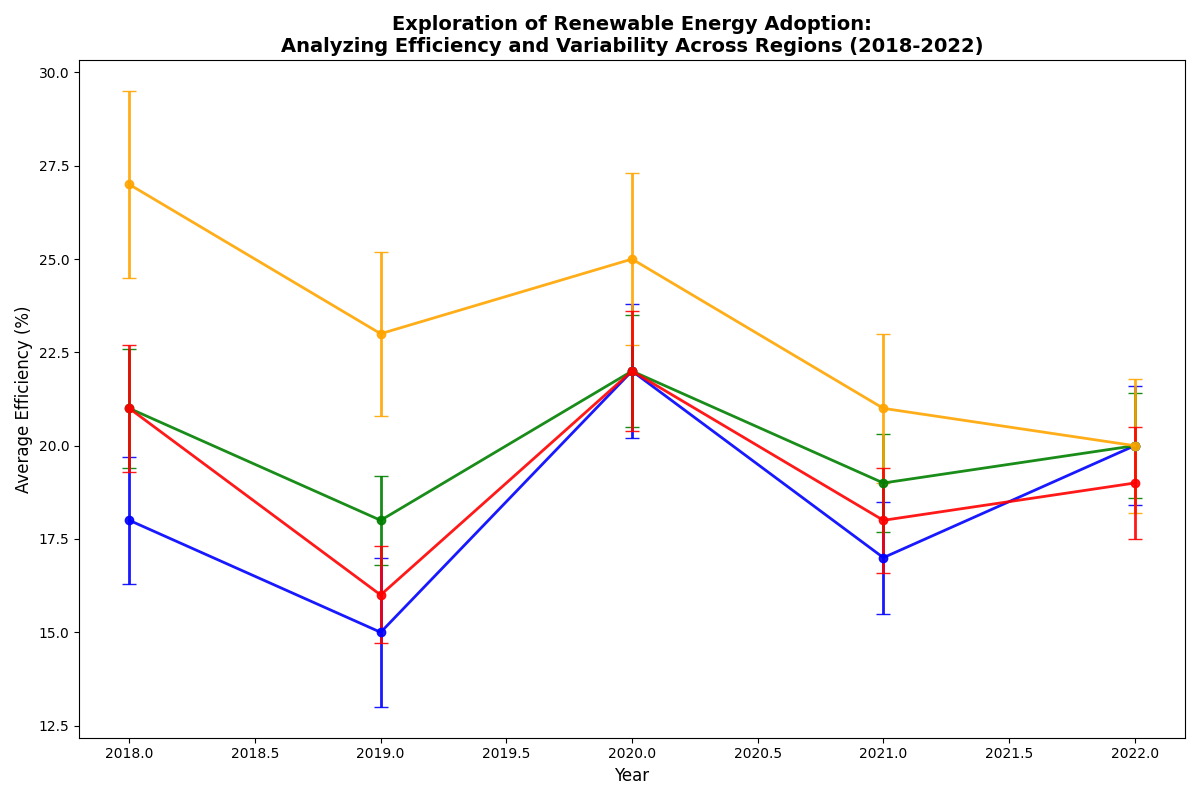

Here is the Python script that generated this plot:
import matplotlib.pyplot as plt
import numpy as np

years = np.array([2018, 2019, 2020, 2021, 2022])
regions = ["Northern Region", "Coastal Region", "Desert Region", "Urban Region"]

efficiency = np.array([
    [18, 15, 22, 17, 20],
    [21, 18, 22, 19, 20],
    [27, 23, 25, 21, 20],
    [21, 16, 22, 18, 19]
])

variability = np.array([
    [1.7, 2.0, 1.8, 1.5, 1.6],
    [1.6, 1.2, 1.5, 1.3, 1.4],
    [2.5, 2.2, 2.3, 2.0, 1.8],
    [1.7, 1.3, 1.6, 1.4, 1.5]
])

fig, ax = plt.subplots(figsize=(12, 8))
colors = ['blue', 'green', 'orange', 'red']

for i, region in enumerate(regions):
    ax.errorbar(
        years, efficiency[i], yerr=variability[i],
        fmt='-o', color=colors[i], capsize=5, linewidth=2, markersize=6, alpha=0.9
    )

ax.set_title('Exploration of Renewable Energy Adoption:\n'
             'Analyzing Efficiency and Variability Across Regions (2018-2022)', 
             fontsize=14, fontweight='bold')
ax.set_xlabel('Year', fontsize=12)
ax.set_ylabel('Average Efficiency (%)', fontsize=12)

plt.tight_layout()
plt.show()
